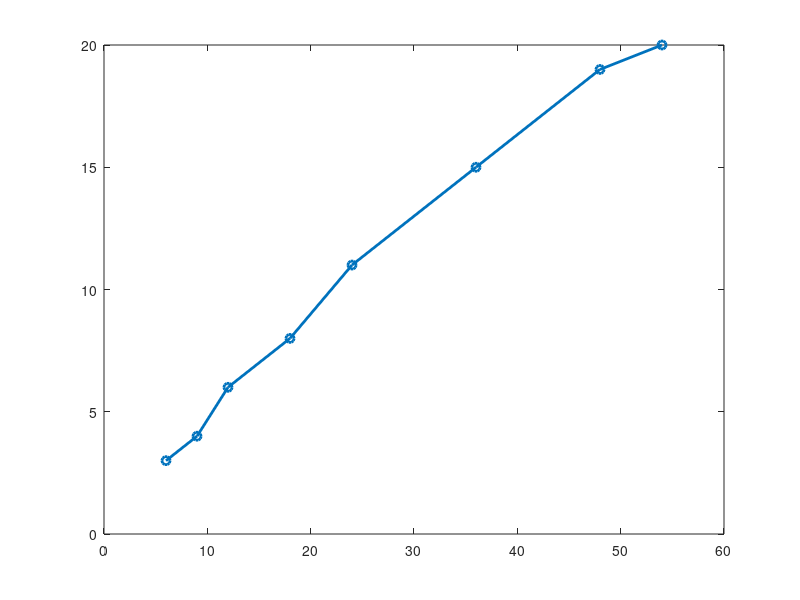

MATLAB code for this plot: (Note: this script raises an error after producing the figure.)
clear
Rmin = [-82, -81, -79, -77, -74, -70, -66, -65]; % 最小受信感度 [dBm]
TR = [6, 9, 12, 18, 24, 36, 48, 54]; % 伝送レート [Mbps]
databit = [24, 36, 48, 72, 96, 144, 192, 216]; % OFDMシンボルごとのデータビット[bit]
Tp = 10; % 送信電力 [dBm]
f = 2.4 * 10^9; % 周波数 [Hz]
c = 3 * 10^8; % 光速 [m/s]

% 結果格納用の配列
d_adjusted = zeros(1, length(Rmin));
R = zeros(1, length(Rmin)); % 所望信号
N = zeros(1, length(Rmin)); % 雑音信号
SNRmin = zeros(1, length(Rmin));
SNR = 20 * log10(2); % SNR一定値

for i = 1:length(Rmin)
    % 距離減衰 [dB]
    Lfs = Tp - Rmin(i);
    
    % 最大伝送距離 [m]
    d_max = ((10^(Lfs / 20)) * c) / (4 * pi * f);
    
    % 最大伝送距離を50[m]区切りに調整
    d_adjusted(i) = floor(d_max / 50) * 50;
    
    % 調整された距離での受信信号 [dBm]
    R(i) = Tp - 20 * log10(4 * pi * d_adjusted(i) / (c / f));
    N(i) = Tp - 20 * log10(4 * pi * 2 * d_adjusted(i) / (c / f));
    
    % SNRminの計算
    SNRmin(i) = Rmin(i) + 85;
end

% プロット
figure;
plot(TR, SNRmin, '-o', 'LineWidth', 2); % SNRminをプロット
hold on;
yline(SNR, 'r--', 'LineWidth', 2); % SNR一定値の横線

xlabel('Transmission Rate (Mbps)');
ylabel('SNR (dB)');
title('SNRmin and Constant SNR');
legend('SNRmin', 'Constant SNR');
grid on;
hold off;
